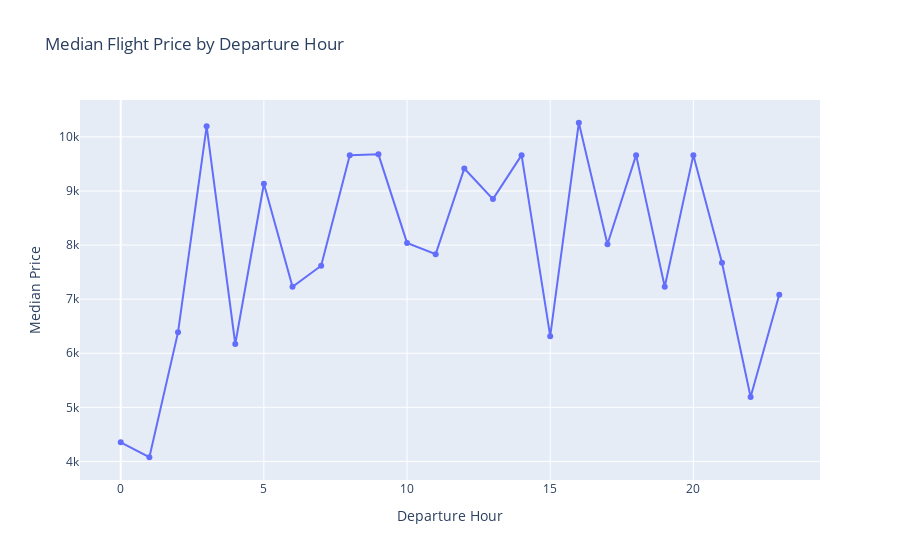

Notebook code cell kept with this figure:
### Code cell
import plotly.express as px

# Plot
fig = px.line(
    hour_price,
    x='Dep_Hour',
    y='Price',
    markers=True,
    title='Median Flight Price by Departure Hour')

fig.update_layout(
    xaxis_title='Departure Hour',
    yaxis_title='Median Price')
fig.show()

### Figure 1 — Plotly figure (JSON) as saved in the notebook; plotly's stock layout.template omitted (floating-point values rounded to 4 significant figures)
{"data": [{"hovertemplate": "Dep_Hour=%{x}<br>Price=%{y}<extra></extra>", "legendgroup": "", "line": {"color": "#636efa", "dash": "solid"}, "marker": {"symbol": "circle"}, "mode": "lines+markers", "name": "", "orientation": "v", "showlegend": false, "type": "scatter", "x": [0, 1, 2, 3, 4, 5, 6, 7, 8, 9, 10, 11, 12, 13, 14, 15, 16, 17, 18, 19, 20, 21, 22, 23], "xaxis": "x", "y": [4354.0, 4077.0, 6386.0, 10200.0, 6171.0, 9134.0, 7229.0, 7618.0, 9663.0, 9678.0, 8040.0, 7832.0, 9416.0, 8851.0, 9663.0, 6315.0, 10260.0, 8016.0, 9663.0, 7229.0, 9663.0, 7673.0, 5192.0, 7080.0], "yaxis": "y"}], "layout": {"legend": {"tracegroupgap": 0}, "title": {"text": "Median Flight Price by Departure Hour"}, "xaxis": {"anchor": "y", "domain": [0, 1], "title": {"text": "Departure Hour"}}, "yaxis": {"anchor": "x", "domain": [0, 1], "title": {"text": "Median Price"}}}}
